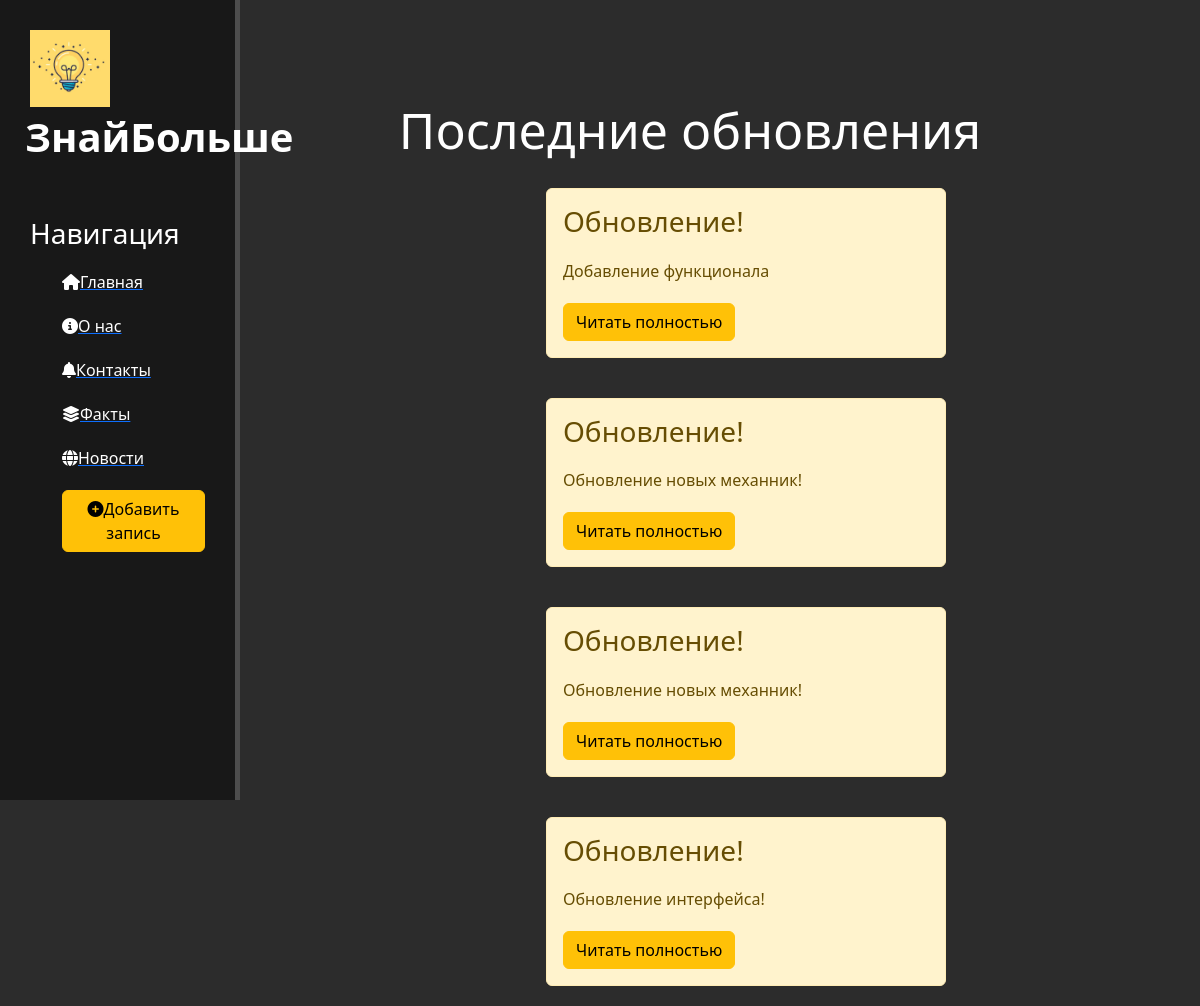
The page /nvsti/ on the database its author committed.
### nvsti/models.py (models this page shows, shortened)
class Novosti(models.Model):
    title_nv = models.CharField('Название', max_length=50)
    anons_nv = models.CharField('Анонс', max_length=250)
    full_text_nv = models.TextField('Статья')
    date_nv = models.DateTimeField('Дата публикации')
    class Meta:
        verbose_name = 'Новость'
        verbose_name_plural = 'Новости'

### nvsti/views.py (the view)
# urls.py: path('', views.nvsti_home, name='nvsti_home'),
def nvsti_home(request):
    nvsti = Novosti.objects.order_by('-date_nv')
    return render(request, 'nvsti/nvsti_home.html', {'nvsti': nvsti})

### nvsti/templates/nvsti/nvsti_home.html (shortened to what this page needs)
{% extends 'main/layout.html' %}
{% block content %}
    <div class="features">
        <h1>Последние обновления</h1>
        {% if nvsti %}
            {% for el in nvsti %}
                <div class="alert alert-warning">
                    <h3>{{ el.title_nv }}</h3>
                    <p>{{ el.anons_nv }}</p>
                    <a href="{% url 'nvsti-detailnv' el.id %}" class="btn btn-warning">Читать полностью</a>
                </div>
            {% endfor%}
        {% else %}
            <p>Нет новых обновлений</p>
        {% endif %}
    </div>
{% endblock %}

### main/templates/main/layout.html (shortened to what this page needs)
{% load static %}
<!doctype html>
<html lang="ru">
<head>
    <link rel="stylesheet" href="https://cdn.jsdelivr.net/npm/bootstrap@5.2.3/dist/css/bootstrap.min.css">
    <link rel="stylesheet" href="{% static 'main/css/main.css' %}">
</head>
<body>
    <aside>
        <img src="{% static 'main/img/photo1.png' %}" alt="Знай больше!">
        <span class="logo">ЗнайБольше</span>
        <h3>Навигация</h3>
        <ul>
            <a href="{% url 'home' %}"><li><i class="fa-solid fa-house"></i>Главная</li></a>
            <a href="{% url 'about' %}"><li><i class="fa-solid fa-circle-info"></i>О нас</li></a>
            <a href="{% url 'contacts' %}"><li><i class="fa-solid fa-bell"></i>Контакты</li></a>
            <a href="{% url 'fact_home' %}"><li><i class="fa-solid fa-layer-group"></i>Факты</li></a>
            <a href="{% url 'nvsti_home' %}"><li><i class="fa-solid fa-globe"></i>Новости</li></a>
            <a href="{% url 'create' %}"><li><button class="btn btn-warning"><i class="fa-solid fa-circle-plus"></i>Добавить запись</button></li></a>
        </ul>
    </aside>
    <main>
        {% block content %}
        {% endblock %}
    </main>
</body>
</html>

### main/static/main/css/main.css (style rules this page uses)
body { background: #2c2c2c; }
aside { float: left; background: #181818; width: 20%; padding: 2.5%; height: 100vh; color: #fff; border-right: 5px solid #4d4d4d }
aside img { width: 80px; float: left; }
aside .logo { font-size: 40px; margin-left: -5px; font-weight: bold; }
aside h3 { margin-top: 50px; font-size: 28px; }
aside ul { list-style: none }
aside ul li { color: #fff; display: block; margin-top: 20px; transition: transform .6s ease; }
main .features { float: left; color: #fff; margin-top: 100px; text-align: center; width: 75%; }
main .features h1 { font-size: 50px; }
main .features p { max-width: 400px; margin: 20px auto }
.alert-warning { float: left; clear: both; width: 400px; margin: 20px 34%; text-align: left; }

### rows shown on the page
Novosti: title_nv "Обновление!", anons_nv "Добавление функционала"
Novosti: title_nv "Обновление!", anons_nv "Обновление новых механник!"
Novosti: title_nv "Обновление!", anons_nv "Обновление новых механник!"
Novosti: title_nv "Обновление!", anons_nv "Обновление интерфейса!"
